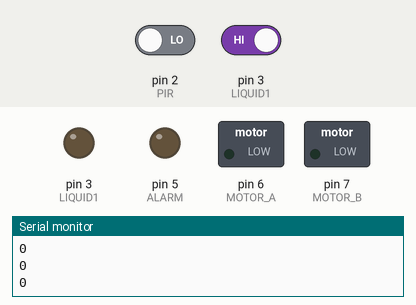
Bench run of a sketch on a simulated Arduino Uno, built with avr-gcc and run on an emulated ATmega328P. Shown: switched loads named in the sketch (green lamp = pin HIGH), output pins drawn as LEDs (lit = HIGH), the last lines printed to the serial monitor. The inputs (shaded band) are chosen by the test bench; at power-on: pin 2 (PIR) LOW, pin 3 (LIQUID1) HIGH. Pins used as bus, display or sensor lines are not drawn.

Above: at 1.2 s.
1.3 s: pin 2 (PIR) driven HIGH
At 2.2 s:
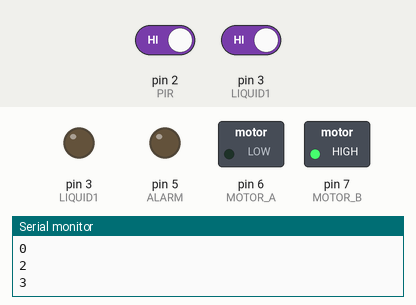
4.3 s: pin 2 (PIR) driven LOW
At 5.9 s:
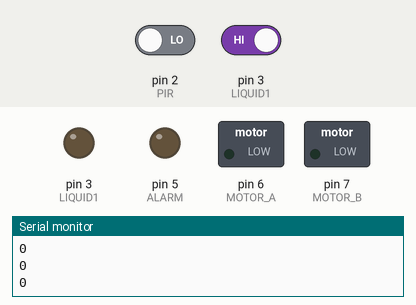
6.7 s: pin 2 (PIR) driven HIGH and pin 3 (LIQUID1) driven HIGH
At 11.8 s:
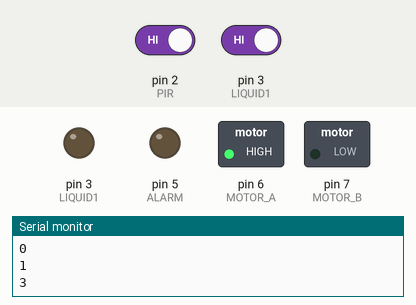
12.7 s: pin 3 (LIQUID1) driven LOW
At 15.1 s:
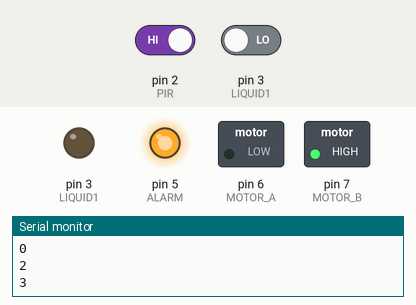
Timing chart, 0 to 43.1 s (numbered marks = the images above; inputs shaded):
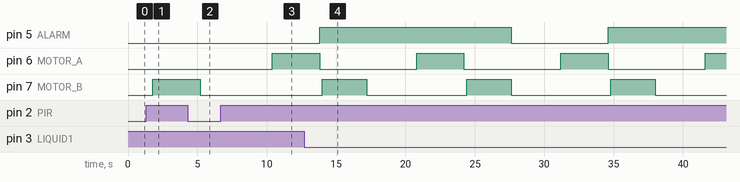

The sketch:

Aquaista.ino
```cpp
// Project sponsor:
// Email: aquaista@gmail.com
// Creator: Cedar Lake Instruments LLC
// Date: January, 2016
//
// Description:
// Control gear motor with PIR sensor or water sensor
// 1. PiR triggers the gear motor to move forward 0-60 seconds - stop
// 2. PiR triggers the gear motor to move in reverse 0-60 seconds - stop
// 3. 0-60 second pause between each trigger.
// 4. If the water sensor detect water it trigger gear motor to      reverse 0-60 second - stop,
// 5. If water detected, triggers pezo alarm - 0-60 second -stop.
//


// I/O Connections:
// Arduino pin   - I/O description
// 2 PiR sensor
// 3,4. liquid sensor
// 5. Piezo alarm - buzzer
// 6. 12vdc mini gear motor phase A
// 7. 12vdc mini gear motor phase B

// Global variables

// Constant definitions
#define IDLE 0
#define FORWARD 1
#define REVERSE 2
#define PAUSE 3


#define PIR 2
#define LIQUID1 3
#define LIQUID2 4
#define ALARM 5
#define MOTOR_A 6
#define MOTOR_B 7


//***************************** USER ADJUSTMENTS **********************************

// Time motor runs
#define MOTOR_TIME 5 * 1000

// Time alarm is on
#define ALARM_TIME 12 * 1000

// Time between motions
#define PAUSE_TIME 3 * 1000

//**********************************************************************************

// Runs once
void setup()
{
    pinMode(PIR, INPUT);
    pinMode(LIQUID1, INPUT);
    pinMode(LIQUID2, INPUT);
    pinMode(ALARM, OUTPUT);
    pinMode(MOTOR_A, OUTPUT);
    pinMode(MOTOR_B, OUTPUT);

    digitalWrite(MOTOR_A, LOW);
    digitalWrite(MOTOR_B, LOW);
    digitalWrite(ALARM, LOW);

    Serial.begin(115200);
    Serial.println("Ready");
}

// Runs continuously
void loop()
{
    static int state = IDLE;
    static int lastState = FORWARD;
    static unsigned long alarmEndTime = 0;
    static unsigned long motorEndTime = 0;

    // Pace loop
    delay(50);

    bool pir = digitalRead(PIR);
    bool liquid = liquidDetected();
    Serial.println(state);

    switch (state)
    {
        case IDLE:
            digitalWrite(MOTOR_A, LOW);
            digitalWrite(MOTOR_B, LOW);
            if (liquid && lastState != REVERSE)
            {
                state = REVERSE;
                digitalWrite(ALARM, HIGH);
                alarmEndTime = ALARM_TIME + millis();
            }
            else if (pir)
            {
                if (lastState == FORWARD)
                {
                    state = REVERSE;
                }
                else if (lastState == REVERSE)
                {
                    state = FORWARD;
                }
            }
            break;
        case FORWARD:
            digitalWrite(MOTOR_A, HIGH);
            digitalWrite(MOTOR_B, LOW);
            if (motorEndTime == 0)
            {
                motorEndTime = MOTOR_TIME + millis();
            }
            lastState = FORWARD;
            state = PAUSE;
            break;
        case REVERSE:
            digitalWrite(MOTOR_A, LOW);
            digitalWrite(MOTOR_B, HIGH);
            if (motorEndTime == 0)
            {
                motorEndTime = MOTOR_TIME + millis();
            }
            lastState = REVERSE;
            state = PAUSE;
            break;
        case PAUSE:
            delay(PAUSE_TIME);
            state = IDLE;
            break;
        default:
            break;
    }

    // Update alarm
    if (alarmEndTime > 0)
    {
        if (millis() > alarmEndTime)
        {
            digitalWrite(ALARM, LOW);
            alarmEndTime = 0;
        }
    }

    // Update motor
    if (motorEndTime > 0)
    {
        if (millis() > motorEndTime)
        {
            digitalWrite(MOTOR_A, LOW);
            digitalWrite(MOTOR_B, LOW);
            state = PAUSE;
            motorEndTime = 0;
        }
    }

}

// Liquid detection by conductivity
// Applies A/C signal to pins to avoid plating
bool liquidDetected()
{
    static int pinToggle = 0;
    pinToggle++;
    pinToggle &= 1;

    if (pinToggle == 0)
    {
        pinMode(LIQUID1, INPUT_PULLUP);
        pinMode(LIQUID2, OUTPUT);
        digitalWrite(LIQUID2, LOW);
        delay(150);
        return !digitalRead(LIQUID1);
    }
    else
    {
        pinMode(LIQUID1, OUTPUT);
        pinMode(LIQUID2, INPUT_PULLUP);
        digitalWrite(LIQUID1, LOW);
        delay(150);
        return !digitalRead(LIQUID2);
    }
}
```

Measured:
- after the input at 1.3 s, pin 7 (MOTOR_B): LOW → HIGH after 0.50 s
- after the input at 4.3 s, pin 6 (MOTOR_A): stays LOW (without the input it goes to HIGH after 1.1 s)
- after the input at 6.7 s, pin 6 (MOTOR_A): LOW → HIGH after 3.7 s
- after the input at 12.7 s, pin 5 (ALARM): LOW → HIGH after 1.1 s, → LOW 13.8 s later, → HIGH 7.0 s later
